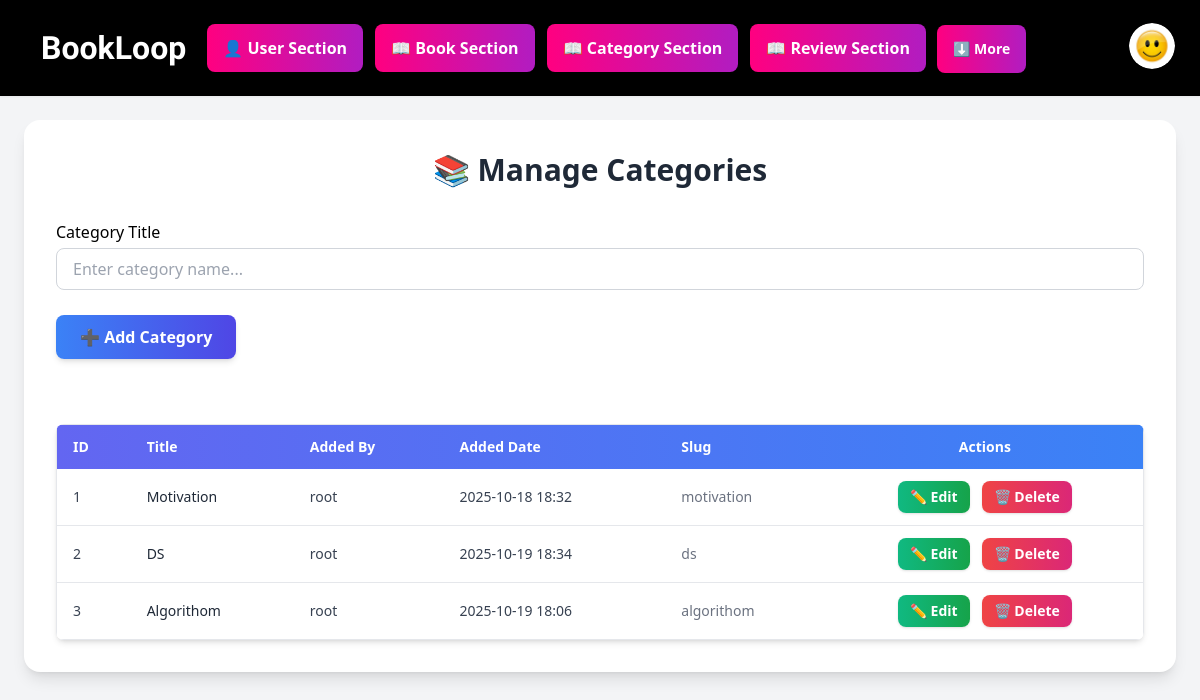
The app's page /category/get/ (signed in) with its own data.
### users/models.py (models this page shows, shortened)
class User(models.Model):
    user=models.OneToOneField(User,related_name="user_acc",on_delete=models.CASCADE)
    email=models.EmailField(unique=True,null=True)
    contact_no=models.CharField(max_length=11,unique=True,null=True)
    borrowed_books=models.ManyToManyField(Book, related_name='borrowed_books', blank=True)
    gender=models.CharField(max_length=20,choices=GENDER,null=True)
    deposit_date=models.DateField(auto_now_add=True,null=True)
    balance=models.DecimalField(decimal_places=2,max_digits=12,default=0,null=True)
    dob=models.DateField(null=True)
    joining_time=models.DateTimeField(auto_now=True,null=True)
    user_image=models.ImageField(upload_to="user_image",null=True,blank=True)
    user_type=models.CharField(choices=USER_TYPE,null=True,default="USER")

### categories/models.py (models this page shows)
class Category(models.Model):
      title=models.CharField(max_length=150,null=True)
      added_by=models.ForeignKey(UserModel,on_delete=models.CASCADE)
      add_date=models.DateTimeField(auto_now=True)
      slug=models.SlugField(max_length=100,null=True,unique=True,blank=True)

### categories/views.py (the view, shortened to what this page needs)
# urls.py: path("get/",getCategories,name="get_categories"),
def getCategories(r):
    if r.user.is_authenticated and (r.user.user_acc.user_type=="ADMINISTRATOR" or r.user.user_acc.user_type == "SUPER_USER"):
       categories=Category.objects.all()
       return render(r,'category.html',{"categories":categories})
    else:
        return redirect('login')

### categories/templates/category.html (shortened to what this page needs)
{% extends 'base.html' %}
{% block content %}
<div class="min-h-screen bg-gray-100 py-10 px-4">
    <div class="max-w-6xl mx-auto bg-white rounded-2xl shadow-lg p-8">
        <h2 class="text-3xl font-bold text-gray-800 text-center mb-8">📚 Manage Categories</h2>
        <div class="flex justify-center w[100%]">
            {% if category %}
            <form action="" method="post" class="gap-4 mb-10 mx-auto w-full ">
                {% csrf_token %}
                <div class="flex flex-col w-full ">
                    <label for="title" class="text-black bg-white font-medium mb-1">Category Title</label>
                    <input type="text" name="title" id="title" value="{{category.title}}"
                        class="text-black bg-white w-full border border-gray-300 rounded-lg px-4 py-2 focus:ring-2 focus:ring-blue-500 focus:outline-none transition duration-150"
                        required>
                </div>
                <button type="submit"
                    class="px-6 my-[25px] py-2.5 bg-gradient-to-r from-blue-500 to-indigo-600 text-white font-semibold rounded-lg shadow-md hover:scale-105 hover:shadow-lg transition-all duration-200">
                    ✏️ Update Category
                </button>
            </form>
            {% else %}
            <form action="" method="post" class="gap-4 mb-10 mx-auto w-full ">
                <div class="flex flex-col w-full ">
                    <label for="title" class="text-black bg-white font-medium mb-1">Category Title</label>
                    <input type="text" name="title" id="title" placeholder="Enter category name..."
                        class="text-black bg-white w-full border border-gray-300 rounded-lg px-4 py-2 focus:ring-2 focus:ring-blue-500 focus:outline-none transition duration-150"
                        required>
                </div>
                <button type="submit"
                    class="px-6 my-[25px] py-2.5 bg-gradient-to-r from-blue-500 to-indigo-600 text-white font-semibold rounded-lg shadow-md hover:scale-105 hover:shadow-lg transition-all duration-200">
                    ➕ Add Category
                </button>
            </form>
            {% endif %}
        </div>
        {% if categories %}
        <div class="overflow-x-auto rounded-lg shadow-md">
            <table class="min-w-full border border-gray-200 text-sm text-gray-700">
                <thead class="bg-gradient-to-r from-indigo-500 to-blue-500 text-white">
                    <tr>
                        <th class="py-3 px-4 text-left font-semibold">ID</th>
                        <th class="py-3 px-4 text-left font-semibold">Title</th>
                        <th class="py-3 px-4 text-left font-semibold">Added By</th>
                        <th class="py-3 px-4 text-left font-semibold">Added Date</th>
                        <th class="py-3 px-4 text-left font-semibold">Slug</th>
                        <th class="py-3 px-4 text-center font-semibold">Actions</th>
                    </tr>
                </thead>
                <tbody class="bg-white divide-y divide-gray-200">
                    {% for category in categories %}
                    <tr class="hover:bg-gray-50 transition">
                        <td class="py-3 px-4">{{ category.id }}</td>
                        <td class="py-3 px-4 font-medium text-gray-800">{{ category.title }}</td>
                        <td class="py-3 px-4">{{ category.added_by }}</td>
                        <td class="py-3 px-4">{{ category.add_date|date:"Y-m-d H:i" }}</td>
                        <td class="py-3 px-4 text-gray-500">{{ category.slug }}</td>
                        <td class="py-3 px-4 text-center">
                            <div class="flex items-center justify-center gap-3">
                                <a href="{% url 'update_category' category.id %}"
                                    class="px-3 py-1.5 text-sm font-semibold text-white bg-gradient-to-r from-emerald-500 to-green-600 rounded-lg shadow hover:scale-105 hover:shadow-lg transition duration-200 ease-in-out">
                                    ✏️ Edit
                                </a>
                                    <a href="{% url 'delete_category' category.id%}"
                                        class="px-3 py-1.5 text-sm font-semibold text-white bg-gradient-to-r from-red-500 to-pink-600 rounded-lg shadow hover:scale-105 hover:shadow-lg transition duration-200 ease-in-out">
                                        🗑️ Delete
                            </a>
                            </div>
                        </td>
                    </tr>
                    {% endfor %}
                </tbody>
            </table>
        </div>
        {% else %}
        <div class="text-center mt-10">
            <h3 class="text-xl font-semibold text-gray-600">🚫 No Category Found</h3>
            <p class="text-gray-500 mt-1">Start by adding your first category above.</p>
        </div>
        {% endif %}
    </div>
</div>
{% endblock %}

### global_templates/navbar.html (shortened to what this page needs)
<div class="navbar fixed bg-black shadow-sm top-0 left-0 w-full z-50 py-4 px-6">
  <div class="navbar-start">
    <a class="btn btn-ghost text-[2rem] text-white cedarville-cursive-regular font-bold" href="{% url 'home' %}">BookLoop</a>
  </div>
  <div class="navbar-center hidden lg:flex">
     <ul class="menu menu-horizontal px-1 gap-3 flex justify-center items-center ">
      {% if user.is_authenticated %}
      {% if user.user_acc.user_type == "ADMINISTRATOR" or user.user_acc.user_type == "SUPER_USER" %}
      <li><a href="{% url 'all-user-history' %}"
          class="rainbow-hover btn btn-outline text-[1rem] hover:btn-primary hover:btn-primary bg-white text-black hover:text-white !dark:bg-white !dark:text-black">
         👤 User Section</a></li>
      <li><a href="{% url 'get-all-book' None%}"
          class="rainbow-hover btn btn-outline text-[1rem] hover:btn-primary hover:btn-primary bg-white text-black hover:text-white !dark:bg-white !dark:text-black">📖
          Book Section</a></li>
     <li><a href="{% url 'get_categories'%}"
          class="rainbow-hover btn btn-outline text-[1rem] hover:btn-primary hover:btn-primary bg-white text-black hover:text-white !dark:bg-white !dark:text-black">📖
          Category Section</a></li>
      <li><a href="{% url 'all_review_history'%}"
          class="rainbow-hover btn btn-outline text-[1rem] hover:btn-primary hover:btn-primary bg-white text-black hover:text-white !dark:bg-white !dark:text-black">📖
          Review Section</a></li>
      <div class="dropdown dropdown-end mx-[20px]">
      <div tabindex="0" role="button" class="btn btn-ghost btn-circle avatar">
        <button class="btn rainbow-hover text-white">⬇️ More</button>
      </div>
    </div>
      {% endif %}
      {% endif %}
    </ul>
  </div>
  <div class="navbar-end lg:flex">
    {% if user.is_authenticated %}
     <div class="dropdown dropdown-end">
      <div tabindex="0" role="button" class="btn btn-ghost btn-circle avatar">
        <div class="w-[150px] rounded-[50%]">
            {% if user.user_acc.user_image %}
                    <img src="{{ user.user_acc.user_image.url }}" alt="Profile Image"
                         class="w-[150px] h-[150px] rounded-full object-cover shadow-md">
                {% else %}
                    <div class="w-[150px] h-[150] flex items-center justify-center rounded-full bg-gray-200 text-gray-500 text-lg">
                        No Image
                    </div>
                {% endif %}
        </div>
      </div>
    </div>
    {% else %}
    <ul>
      <li><a href="{% url 'login' %}"
          class="rainbow-hover btn btn-outline text-[1rem] hover:btn-primary hover:btn-primary bg-white text-black hover:text-white !dark:bg-white !dark:text-black">
          Login</a></li>
    </ul>
    {% endif %}
  </div>
</div>

### static/style.css (style rules this page uses)
.cedarville-cursive-regular { font-family: "Cedarville Cursive", cursive; font-weight: 400; font-style: normal; }

### global_templates/navbar.html (style rules this page uses)
.rainbow-hover { background: linear-gradient(270deg, #ff0080, #ff8c00, #40e0d0, #8a2be2, #ff0080); background-size: 600% 600%; color: white !important; border: none !important; transition: all 0.3s ease-in-out; }

### records on screen
Category: id "1", title "Motivation", added_by "root", add_date "2025-10-18 18:32", slug "motivation"
Category: id "2", title "DS", added_by "root", add_date "2025-10-19 18:34", slug "ds"
Category: id "3", title "Algorithom", added_by "root", add_date "2025-10-19 18:06", slug "algorithom"
